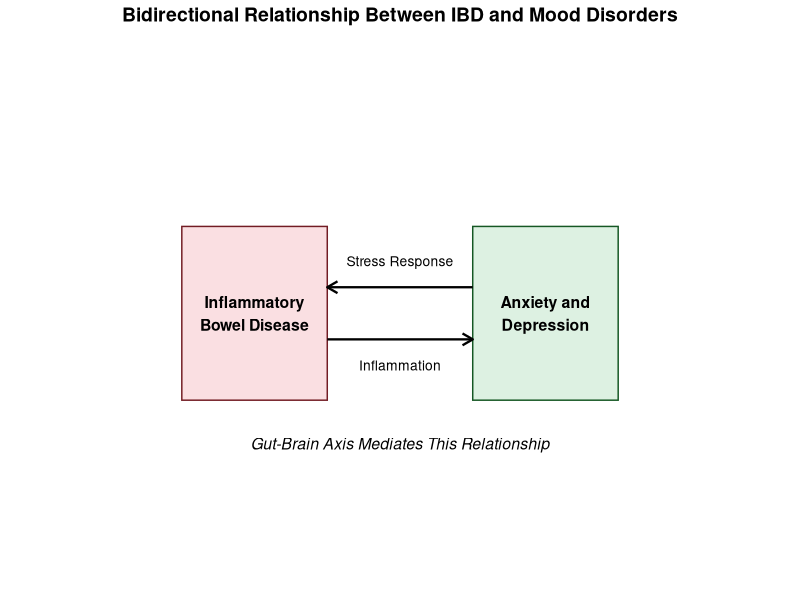

Reproduce this figure in R.
# Load required libraries
library(ggplot2)
library(ggtext)

# Create the plot
p <- ggplot() +
  # Set the plot boundaries
  xlim(0, 10) +
  ylim(0, 6) +
  
  # Add rectangles for IBD and Mood Disorders
  annotate(
    "rect",
    xmin = 2, xmax = 4, ymin = 2, ymax = 4,
    fill = "#f8d7da", color = "#721c24", alpha = 0.8
  ) +
  annotate(
    "rect",
    xmin = 6, xmax = 8, ymin = 2, ymax = 4,
    fill = "#d4edda", color = "#155724", alpha = 0.8
  ) +
  
  # Add text labels
  annotate(
    "text", x = 3, y = 3,
    label = "Inflammatory\nBowel Disease",
    size = 4, fontface = "bold"
  ) +
  annotate(
    "text", x = 7, y = 3,
    label = "Anxiety and\nDepression",
    size = 4, fontface = "bold"
  ) +
  
  # Add arrows
  annotate(
    "segment",
    x = 4, xend = 6, y = 2.7, yend = 2.7,
    arrow = arrow(length = unit(0.3, "cm")),
    size = 0.8
  ) +
  annotate(
    "segment",
    x = 6, xend = 4, y = 3.3, yend = 3.3,
    arrow = arrow(length = unit(0.3, "cm")),
    size = 0.8
  ) +
  
  # Add arrow labels
  annotate("text", x = 5, y = 2.4, label = "Inflammation", size = 3.5) +
  annotate("text", x = 5, y = 3.6, label = "Stress Response", size = 3.5) +
  
  # Add Gut-Brain Axis label
  annotate(
    "text", x = 5, y = 1.5,
    label = "Gut-Brain Axis Mediates This Relationship",
    size = 4, fontface = "italic"
  ) +
  
  # Add title
  ggtitle("Bidirectional Relationship Between IBD and Mood Disorders") +
  
  # Apply theme adjustments
  theme_void() +
  theme(
    plot.title = element_text(hjust = 0.5, size = 14, face = "bold")
  )

# Display the plot
print(p)
